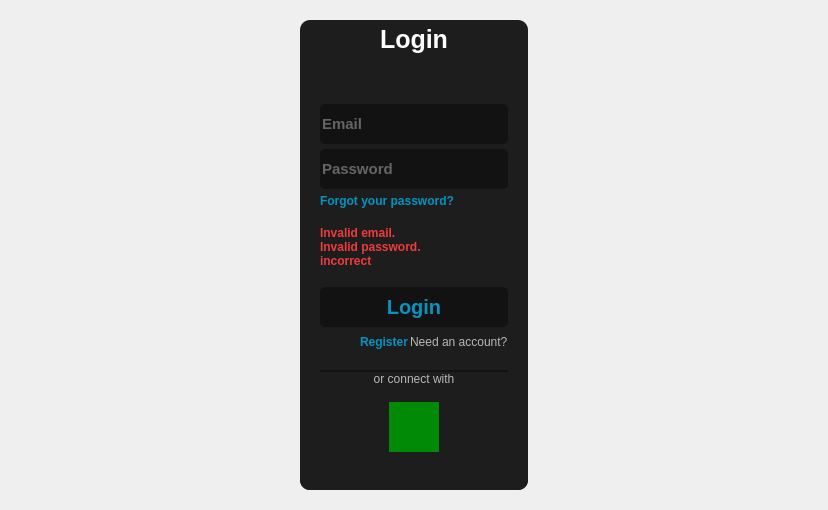
            <widget class="QWidget" name="login_page">
             <layout class="QHBoxLayout" name="horizontalLayout_10">
              <property name="leftMargin">
               <number>300</number>
              </property>
              <property name="topMargin">
               <number>20</number>
              </property>
              <property name="rightMargin">
               <number>300</number>
              </property>
              <property name="bottomMargin">
               <number>20</number>
              </property>
              <item>
               <widget class="QFrame" name="frame_3">
                <property name="maximumSize">
                 <size>
                  <width>360</width>
                  <height>470</height>
                 </size>
                </property>
                <property name="styleSheet">
                 <string notr="true">background-color: rgb(29, 29, 29);
border-radius:10px;</string>
                </property>
                <property name="frameShape">
                 <enum>QFrame::StyledPanel</enum>
                </property>
                <property name="frameShadow">
                 <enum>QFrame::Raised</enum>
                </property>
                <layout class="QVBoxLayout" name="verticalLayout_19">
                 <property name="spacing">
                  <number>0</number>
                 </property>
                 <property name="leftMargin">
                  <number>0</number>
                 </property>
                 <property name="topMargin">
                  <number>5</number>
                 </property>
                 <property name="rightMargin">
                  <number>0</number>
                 </property>
                 <property name="bottomMargin">
                  <number>0</number>
                 </property>
                 <item>
                  <widget class="QLabel" name="label_3">
                   <property name="maximumSize">
                    <size>
                     <width>16777215</width>
                     <height>50</height>
                    </size>
                   </property>
                   <property name="font">
                    <font>
                     <pointsize>19</pointsize>
                     <bold>true</bold>
                    </font>
                   </property>
                   <property name="styleSheet">
                    <string notr="true">color: rgb(255, 255, 255);</string>
                   </property>
                   <property name="text">
                    <string>Login</string>
                   </property>
                   <property name="alignment">
                    <set>Qt::AlignCenter</set>
                   </property>
                  </widget>
                 </item>
                 <item>
                  <widget class="QFrame" name="frame_4">
                   <property name="font">
                    <font>
                     <bold>false</bold>
                    </font>
                   </property>
                   <property name="styleSheet">
                    <string notr="true">color: rgb(154, 37, 39);</string>
                   </property>
                   <property name="frameShape">
                    <enum>QFrame::StyledPanel</enum>
                   </property>
                   <property name="frameShadow">
                    <enum>QFrame::Raised</enum>
                   </property>
                   <layout class="QVBoxLayout" name="verticalLayout_20">
                    <property name="spacing">
                     <number>5</number>
                    </property>
                    <property name="leftMargin">
                     <number>20</number>
                    </property>
                    <property name="topMargin">
                     <number>50</number>
                    </property>
                    <property name="rightMargin">
                     <number>20</number>
                    </property>
                    <property name="bottomMargin">
                     <number>20</number>
                    </property>
                    <item>
                     <widget class="QLineEdit" name="log_email">
                      <property name="minimumSize">
                       <size>
                        <width>0</width>
                        <height>40</height>
                       </size>
                      </property>
                      <property name="maximumSize">
                       <size>
                        <width>16777215</width>
                        <height>40</height>
                       </size>
                      </property>
                      <property name="font">
                       <font>
                        <pointsize>11</pointsize>
                        <bold>true</bold>
                       </font>
                      </property>
                      <property name="styleSheet">
                       <string notr="true">padding-right:5px;
border-radius: 5px;
background-color: rgb(18, 18, 18);
color: rgb(184, 184, 184);</string>
                      </property>
                      <property name="text">
                       <string/>
                      </property>
                      <property name="maxLength">
                       <number>30</number>
                      </property>
                      <property name="placeholderText">
                       <string>Email</string>
                      </property>
                     </widget>
                    </item>
                    <item>
                     <widget class="QLineEdit" name="log_password">
                      <property name="minimumSize">
                       <size>
                        <width>0</width>
                        <height>40</height>
                       </size>
                      </property>
                      <property name="maximumSize">
                       <size>
                        <width>16777215</width>
                        <height>40</height>
                       </size>
                      </property>
                      <property name="font">
                       <font>
                        <pointsize>11</pointsize>
                        <bold>true</bold>
                       </font>
                      </property>
                      <property name="styleSheet">
                       <string notr="true">padding-right:5px;
border-radius: 5px;
background-color: rgb(18, 18, 18);
color: rgb(184, 184, 184);</string>
                      </property>
                      <property name="text">
                       <string/>
                      </property>
                      <property name="maxLength">
                       <number>30</number>
                      </property>
                      <property name="echoMode">
                       <enum>QLineEdit::Password</enum>
                      </property>
                      <property name="placeholderText">
                       <string>Password</string>
                      </property>
                     </widget>
                    </item>
                    <item>
                     <widget class="QPushButton" name="log_forgot">
                      <property name="font">
                       <font>
                        <bold>true</bold>
                       </font>
                      </property>
                      <property name="cursor">
                       <cursorShape>PointingHandCursor</cursorShape>
                      </property>
                      <property name="focusPolicy">
                       <enum>Qt::NoFocus</enum>
                      </property>
                      <property name="styleSheet">
                       <string notr="true">QPushButton{
	
	color: rgb(0, 149, 194);
	text-align: left;
}
QPushButton:hover{
	  text-decoration: underline;
}</string>
                      </property>
                      <property name="text">
                       <string>Forgot your password?</string>
                      </property>
                      <property name="flat">
                       <bool>true</bool>
                      </property>
                     </widget>
                    </item>
                    <item>
                     <spacer name="verticalSpacer_4">
                      <property name="orientation">
                       <enum>Qt::Vertical</enum>
                      </property>
                      <property name="sizeHint" stdset="0">
                       <size>
                        <width>20</width>
                        <height>40</height>
                       </size>
                      </property>
                     </spacer>
                    </item>
                    <item>
                     <widget class="QFrame" name="log_error_frame">
                      <property name="minimumSize">
                       <size>
                        <width>0</width>
                        <height>0</height>
                       </size>
                      </property>
                      <property name="styleSheet">
                       <string notr="true">color: rgb(241, 58, 61);</string>
                      </property>
                      <property name="frameShape">
                       <enum>QFrame::StyledPanel</enum>
                      </property>
                      <property name="frameShadow">
                       <enum>QFrame::Raised</enum>
                      </property>
                      <layout class="QVBoxLayout" name="verticalLayout_29">
                       <property name="spacing">
                        <number>0</number>
                       </property>
                       <property name="leftMargin">
                        <number>0</number>
                       </property>
                       <property name="topMargin">
                        <number>0</number>
                       </property>
                       <property name="rightMargin">
                        <number>0</number>
                       </property>
                       <property name="bottomMargin">
                        <number>0</number>
                       </property>
                       <item>
                        <widget class="QLabel" name="log_error_email">
                         <property name="font">
                          <font>
                           <bold>true</bold>
                          </font>
                         </property>
                         <property name="text">
                          <string>Invalid email.</string>
                         </property>
                        </widget>
                       </item>
                       <item>
                        <widget class="QLabel" name="log_error_password">
                         <property name="font">
                          <font>
                           <bold>true</bold>
                          </font>
                         </property>
                         <property name="text">
                          <string>Invalid password.</string>
                         </property>
                        </widget>
                       </item>
                       <item>
                        <widget class="QLabel" name="log_error_server">
                         <property name="font">
                          <font>
                           <bold>true</bold>
                          </font>
                         </property>
                         <property name="text">
                          <string>incorrect</string>
                         </property>
                        </widget>
                       </item>
                      </layout>
                     </widget>
                    </item>
                    <item>
                     <spacer name="verticalSpacer_7">
                      <property name="orientation">
                       <enum>Qt::Vertical</enum>
                      </property>
                      <property name="sizeHint" stdset="0">
                       <size>
                        <width>20</width>
                        <height>40</height>
                       </size>
                      </property>
                     </spacer>
                    </item>
                    <item>
                     <widget class="QPushButton" name="log_submit">
                      <property name="minimumSize">
                       <size>
                        <width>0</width>
                        <height>40</height>
                       </size>
                      </property>
                      <property name="maximumSize">
                       <size>
                        <width>16777215</width>
                        <height>40</height>
                       </size>
                      </property>
                      <property name="font">
                       <font>
                        <pointsize>15</pointsize>
                        <bold>true</bold>
                       </font>
                      </property>
                      <property name="cursor">
                       <cursorShape>PointingHandCursor</cursorShape>
                      </property>
                      <property name="focusPolicy">
                       <enum>Qt::NoFocus</enum>
                      </property>
                      <property name="styleSheet">
                       <string notr="true">border-radius: 5px;
background-color: rgb(18, 18, 18);
color: rgb(0, 149, 194);</string>
                      </property>
                      <property name="text">
                       <string>Login</string>
                      </property>
                      <property name="shortcut">
                       <string>Return</string>
                      </property>
                     </widget>
                    </item>
                    <item>
                     <widget class="QFrame" name="frame_5">
                      <property name="minimumSize">
                       <size>
                        <width>0</width>
                        <height>20</height>
                       </size>
                      </property>
                      <property name="frameShape">
                       <enum>QFrame::StyledPanel</enum>
                      </property>
                      <property name="frameShadow">
                       <enum>QFrame::Raised</enum>
                      </property>
                      <layout class="QHBoxLayout" name="horizontalLayout_11">
                       <property name="spacing">
                        <number>2</number>
                       </property>
                       <property name="leftMargin">
                        <number>0</number>
                       </property>
                       <property name="topMargin">
                        <number>0</number>
                       </property>
                       <property name="rightMargin">
                        <number>0</number>
                       </property>
                       <property name="bottomMargin">
                        <number>0</number>
                       </property>
                       <item>
                        <spacer name="horizontalSpacer_3">
                         <property name="orientation">
                          <enum>Qt::Horizontal</enum>
                         </property>
                         <property name="sizeHint" stdset="0">
                          <size>
                           <width>40</width>
                           <height>20</height>
                          </size>
                         </property>
                        </spacer>
                       </item>
                       <item>
                        <widget class="QPushButton" name="switch_register">
                         <property name="maximumSize">
                          <size>
                           <width>50</width>
                           <height>16777215</height>
                          </size>
                         </property>
                         <property name="font">
                          <font>
                           <bold>true</bold>
                          </font>
                         </property>
                         <property name="cursor">
                          <cursorShape>PointingHandCursor</cursorShape>
                         </property>
                         <property name="focusPolicy">
                          <enum>Qt::NoFocus</enum>
                         </property>
                         <property name="styleSheet">
                          <string notr="true">QPushButton{
	
	color: rgb(0, 149, 194);
	text-align: left;
}
QPushButton:hover{
	  text-decoration: underline;
}</string>
                         </property>
                         <property name="text">
                          <string>Register</string>
                         </property>
                         <property name="flat">
                          <bool>true</bool>
                         </property>
                        </widget>
                       </item>
                       <item>
                        <widget class="QLabel" name="label_7">
                         <property name="minimumSize">
                          <size>
                           <width>0</width>
                           <height>0</height>
                          </size>
                         </property>
                         <property name="maximumSize">
                          <size>
                           <width>100</width>
                           <height>16777215</height>
                          </size>
                         </property>
                         <property name="font">
                          <font>
                           <bold>false</bold>
                          </font>
                         </property>
                         <property name="styleSheet">
                          <string notr="true">color: rgb(184, 184, 184);</string>
                         </property>
                         <property name="text">
                          <string>Need an account?</string>
                         </property>
                        </widget>
                       </item>
                      </layout>
                     </widget>
                    </item>
                    <item>
                     <spacer name="verticalSpacer_6">
                      <property name="orientation">
                       <enum>Qt::Vertical</enum>
                      </property>
                      <property name="sizeHint" stdset="0">
                       <size>
                        <width>20</width>
                        <height>40</height>
                       </size>
                      </property>
                     </spacer>
                    </item>
                    <item>
                     <widget class="QFrame" name="frame_6">
                      <property name="minimumSize">
                       <size>
                        <width>0</width>
                        <height>100</height>
                       </size>
                      </property>
                      <property name="frameShape">
                       <enum>QFrame::StyledPanel</enum>
                      </property>
                      <property name="frameShadow">
                       <enum>QFrame::Raised</enum>
                      </property>
                      <layout class="QVBoxLayout" name="verticalLayout_28">
                       <property name="spacing">
                        <number>0</number>
                       </property>
                       <property name="leftMargin">
                        <number>0</number>
                       </property>
                       <property name="topMargin">
                        <number>0</number>
                       </property>
                       <property name="rightMargin">
                        <number>0</number>
                       </property>
                       <property name="bottomMargin">
                        <number>0</number>
                       </property>
                       <item>
                        <widget class="QLabel" name="label_9">
                         <property name="maximumSize">
                          <size>
                           <width>16777215</width>
                           <height>15</height>
                          </size>
                         </property>
                         <property name="styleSheet">
                          <string notr="true">border-top:2px solid rgb(18, 18, 18);
color: rgb(184, 184, 184);</string>
                         </property>
                         <property name="text">
                          <string>or connect with</string>
                         </property>
                         <property name="alignment">
                          <set>Qt::AlignCenter</set>
                         </property>
                        </widget>
                       </item>
                       <item>
                        <widget class="QFrame" name="frame_7">
                         <property name="frameShape">
                          <enum>QFrame::StyledPanel</enum>
                         </property>
                         <property name="frameShadow">
                          <enum>QFrame::Raised</enum>
                         </property>
                         <layout class="QHBoxLayout" name="horizontalLayout_12">
                          <item>
                           <widget class="QPushButton" name="connectgoogle">
                            <property name="minimumSize">
                             <size>
                              <width>50</width>
                              <height>50</height>
                             </size>
                            </property>
                            <property name="maximumSize">
                             <size>
                              <width>50</width>
                              <height>50</height>
                             </size>
                            </property>
                            <property name="cursor">
                             <cursorShape>PointingHandCursor</cursorShape>
                            </property>
                            <property name="focusPolicy">
                             <enum>Qt::NoFocus</enum>
                            </property>
                            <property name="styleSheet">
                             <string notr="true">background-color: rgb(0, 138, 5);
border-radius:0;</string>
                            </property>
                            <property name="text">
                             <string/>
                            </property>
                            <property name="icon">
                             <iconset>
                              <normaloff>:/icon</normaloff>:/icon</iconset>
                            </property>
                            <property name="iconSize">
                             <size>
                              <width>50</width>
                              <height>50</height>
                             </size>
                            </property>
                           </widget>
                          </item>
                         </layout>
                        </widget>
                       </item>
                      </layout>
                     </widget>
                    </item>
                   </layout>
                  </widget>
                 </item>
                </layout>
               </widget>
              </item>
             </layout>
            </widget>
